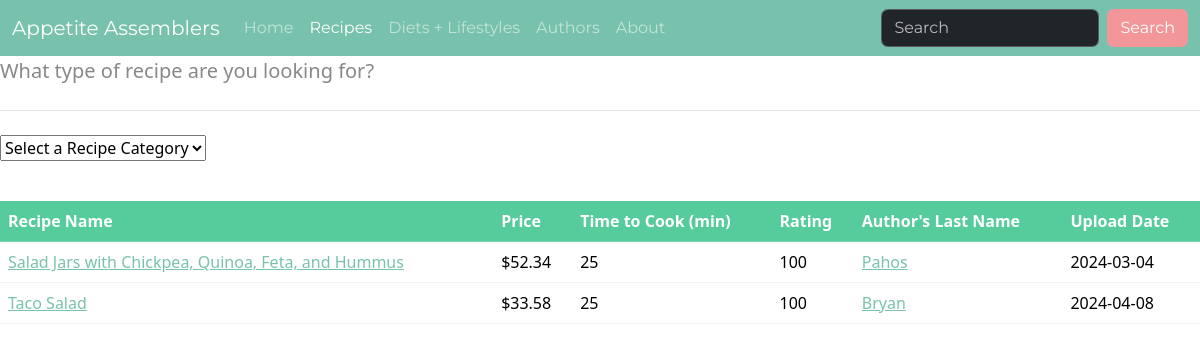
/recipes.php?rca=Lunch, run on the app's committed database.
### tables this page shows
CREATE TABLE RECIPES( 
    Recipe_id           INT             NOT NULL, 
    Recipe_name         VARCHAR(50)     NOT NULL, 
    Recipe_category     VARCHAR(50), 
    Recipe_price        DECIMAL(10,2)   DEFAULT 0.00 NOT NULL, 
    Recipe_author       INT            NOT NULL, 
    Recipe_rating       INT             DEFAULT 100 NOT NULL, 
    Recipe_mintocook    INT             DEFAULT 0 NOT NULL, 
    Recipe_uploaddate   DATE            NOT NULL, 
    PRIMARY KEY (Recipe_id), 
    CONSTRAINT CheckRecipePrice CHECK (Recipe_price  >= 0.00), 
    CONSTRAINT CheckRatingRange CHECK  (Recipe_rating  >= 0 AND Recipe_rating <= 100), 
    CONSTRAINT CheckMinToCook CHECK (Recipe_mintocook >= 0), 
    FOREIGN KEY (Recipe_author) REFERENCES USERS(User_id) 
        ON DELETE CASCADE 
        ON UPDATE CASCADE 
);

CREATE TABLE USERS( 
    User_id             INT             NOT NULL, 
    User_fname          VARCHAR(50)     NOT NULL, 
    User_lname          VARCHAR(50)     NOT NULL, 
    User_email          VARCHAR(255)    UNIQUE NOT NULL, 
    User_joindate       DATE            NOT NULL, 
    PRIMARY KEY (User_id) 
);

### recipes.php (the view, shortened to what this page needs)
<!DOCTYPE html>
<html lang="en">
    <head>
        <link rel="stylesheet" href="bootstrap.min.css">
    </head>
    <body>
    <nav class="navbar navbar-expand-lg bg-primary" data-bs-theme="dark">
        <div class="container-fluid">
            <a class="navbar-brand" href="index.php">Appetite Assemblers</a>
            <div class="collapse navbar-collapse" id="navbarColor01">
                <ul class="navbar-nav me-auto">
                <li class="nav-item">
                <a class="nav-link" href="index.php">Home</a>
                </li>
                <li class="nav-item">
                    <a class="nav-link active" href="#">Recipes</a>
                </li>
                <li class="nav-item">
                    <a class="nav-link" href="restrictions.php">Diets + Lifestyles</a>
                </li>
                <li class="nav-item">
                    <a class="nav-link" href="authors.php">Authors</a>
                </li>
                <li class="nav-item">
                    <a class="nav-link" href="about.php">About</a>
                </li>
                </ul>
                    <form class="d-flex">
                    <input class="form-control me-sm-2" type="search" placeholder="Search">
                    <button class="btn btn-secondary my-2 my-sm-0" type="submit">Search</button>
                    </form>
            </div>
        </div>
    </nav>
        <div class="jumbotron">
            <p class="lead">What type of recipe are you looking for?<p>
            <hr class="my-4">
            <form method="GET" action="recipes.php">
                <select name="rca" onchange='this.form.submit()'>
                    <option selected>Select a Recipe Category</option>
                    <?php
                    $connection = mysqli_connect(DBHOST, DBUSER, DBPASS, DBNAME);
                    ?>
                </select>
                <?php
                if ($_SERVER["REQUEST_METHOD"] == "GET")
                {
                    if (isset($_GET['rca']) )
                    {
                ?>
                <p>&nbsp;</p>
                <table class="table table-hover">
                    <thead>
                        <tr class="table-success">
                            <th scope="col">Recipe Name</th>
                            <th scope="col">Price</th>
                            <th scope="col">Time to Cook (min)</th>
                            <th scope="col">Rating</th>
                            <th scope="col">Author's Last Name</th>
                            <th scope="col">Upload Date</th>
                        </tr>
                    </thead>
                    <?php
                        $sql = " SELECT *
                            FROM RECIPES
                            LEFT JOIN USERS ON Recipe_author = User_id
                            WHERE Recipe_category = '{$_GET['rca']}'
                            ORDER BY Recipe_rating DESC";
                        if ($result = mysqli_query($connection, $sql))
                        {
                            while($row = mysqli_fetch_assoc($result))
                            {
                    ?>
                    <tr>
                        <td><a href="ingredients.php?id=<?php echo $row['Recipe_id']; ?>"><?php echo $row['Recipe_name']; ?></a></td>
                        <td><?php echo '$' . $row['Recipe_price'] ?></td>
                        <td><?php echo $row['Recipe_mintocook'] ?></td>
                        <td><?php echo $row['Recipe_rating'] ?></td>
                        <td><a href="authors.php?id=<?php echo $row['User_id']; ?>"><?php echo $row['User_lname']; ?></a></td>
                        <td><?php echo $row['Recipe_uploaddate'] ?></td>
                    </tr>
                    <?php
                            }
                        }
                    }
                }
                    ?>
                </table>
            </form>
        </div>
    </body>
</html>

### data on the page
recipes: Recipe_name "Salad Jars with Chickpea, Quinoa, Feta, and Hummus", Recipe_price "52.34", Recipe_mintocook "25", Recipe_rating "100", Recipe_author.User_lname "Pahos", Recipe_uploaddate "2024-03-04"
recipes: Recipe_name "Taco Salad", Recipe_price "33.58", Recipe_mintocook "25", Recipe_rating "100", Recipe_author.User_lname "Bryan", Recipe_uploaddate "2024-04-08"
